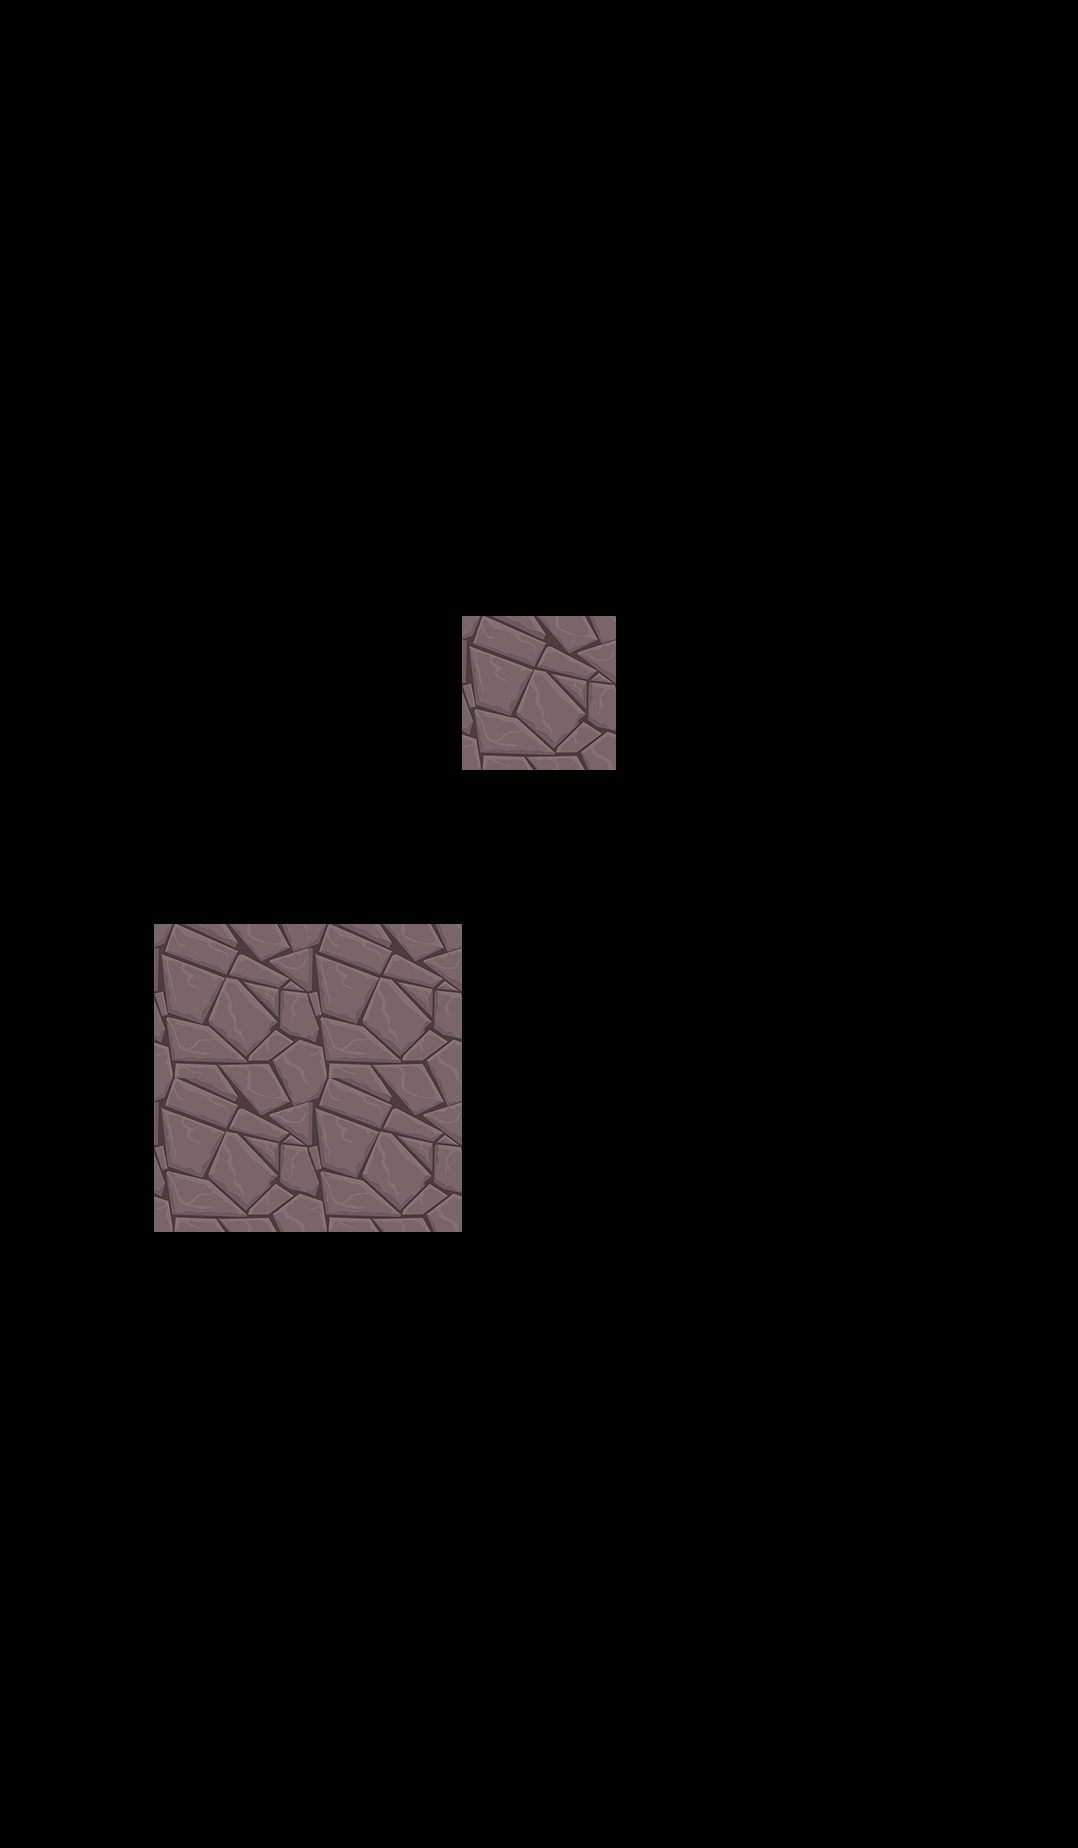

A level layout from a 2D game, rendered from its tile map. Below: a short description, then the map file with its tile-grid data intact:
An orthogonal 7x12 tile map with 154x154 px tiles, 1 tile layer (BoxLayer).

<map version="1.10" tiledversion="1.10.2" orientation="orthogonal" renderorder="right-down" width="7" height="12" tilewidth="154" tileheight="154" infinite="0" nextlayerid="2" nextobjectid="1">
 <editorsettings>
  <export target="platformInBox.json" format="json" />
 </editorsettings>
 <tileset firstgid="1" name="platform_In_Box" tilewidth="154" tileheight="154" tilecount="16" columns="4">
  <image source="Platform.png" width="616" height="616" />
 </tileset>
 <layer id="1" name="BoxLayer" width="7" height="12">
  <data encoding="csv">
0,0,0,0,0,0,0,
0,0,0,0,0,0,0,
0,0,0,0,0,0,0,
0,0,0,0,0,0,0,
0,0,0,5,0,0,0,
0,0,0,0,0,0,0,
0,5,5,0,0,0,0,
0,5,5,0,0,0,0,
0,0,0,0,0,0,0,
0,0,0,0,0,0,0,
0,0,0,0,0,0,0,
0,0,0,0,0,0,0
</data>
 </layer>
</map>
